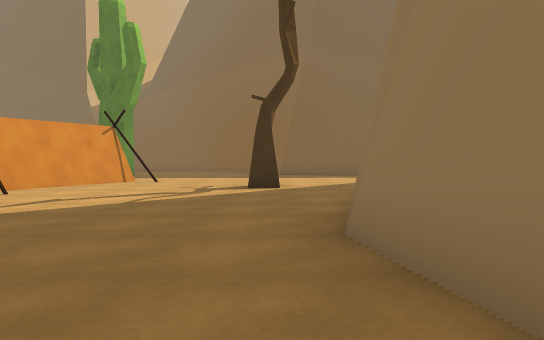
View 1 (above)

22 first-person views from a walk through a 3-D level made in the Unity game engine. The camera is 1.2 m above the floor, tilts 2° down and sees 70° across. The floor is counted in squares, 2 m on a side. Each view is taken from the middle of a square. On the plan, view 1 faces up. The plan holds only what a view shows up to about 11 squares ahead; the rest is blank. The place goes on beyond the plan. Some animated figures are not drawn.

View 2
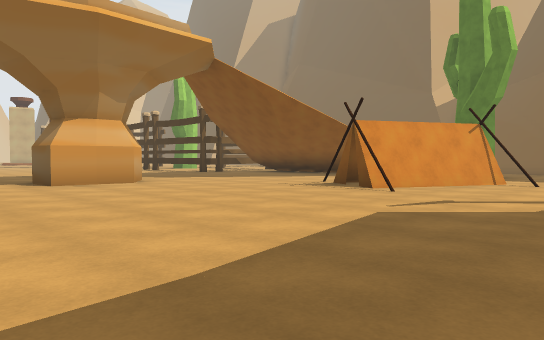

View 3
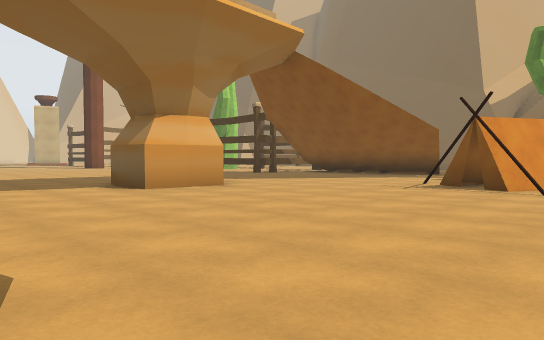

View 4
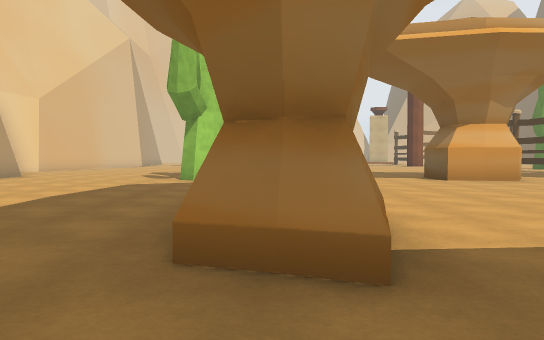

View 5
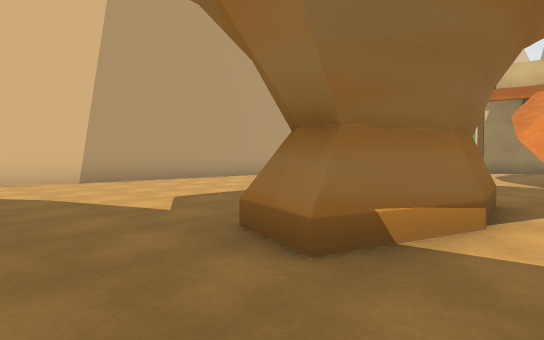

View 6
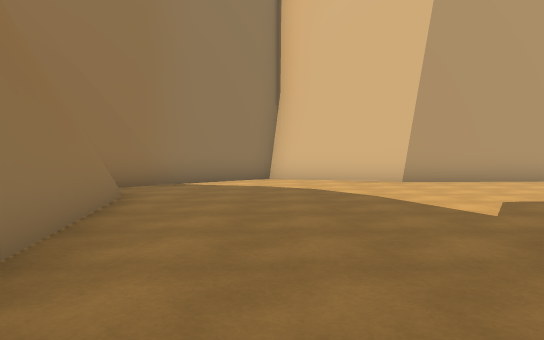

View 7
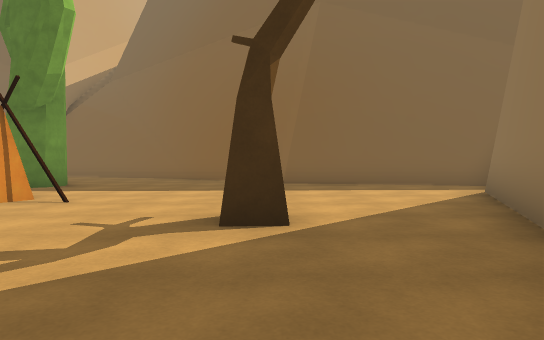

View 8
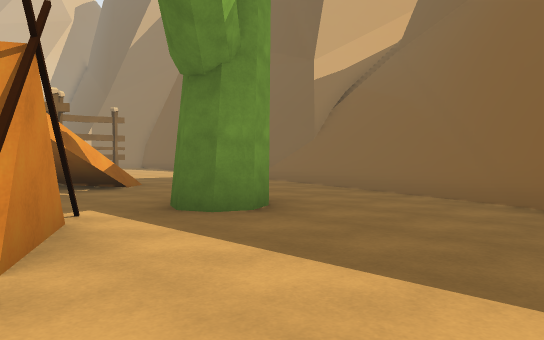

View 9
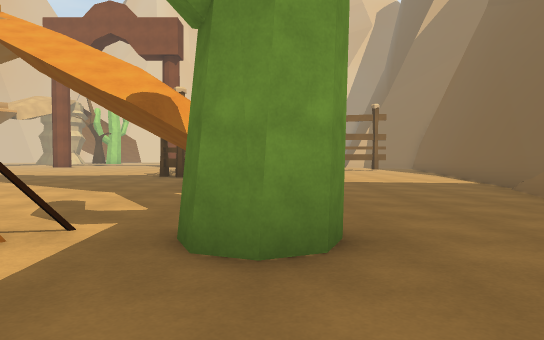

View 10
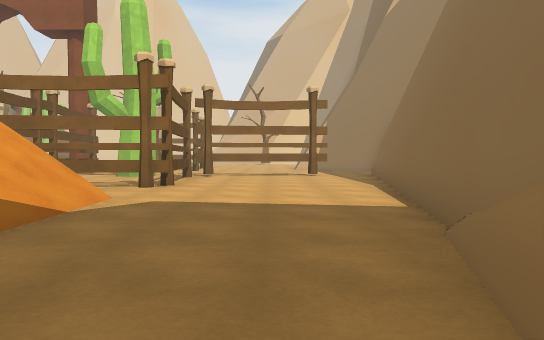

View 11
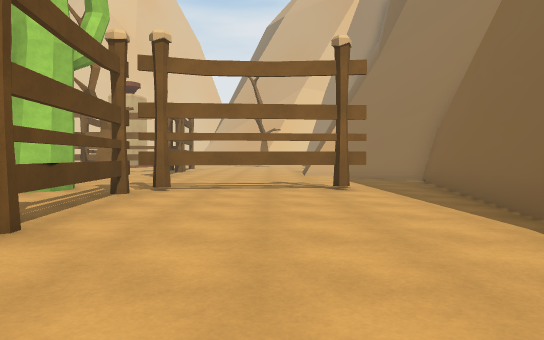

View 12
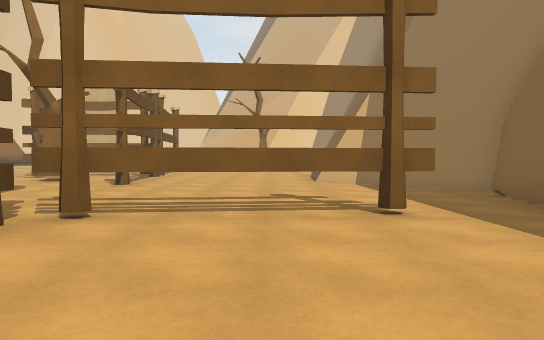

View 13
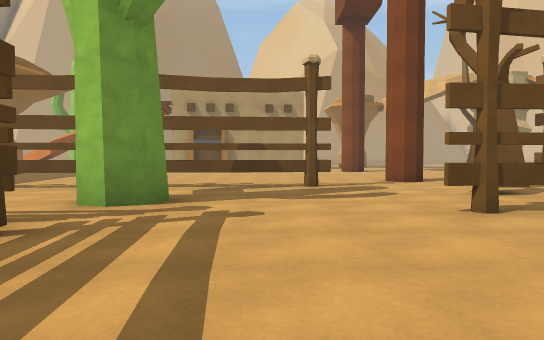

View 14
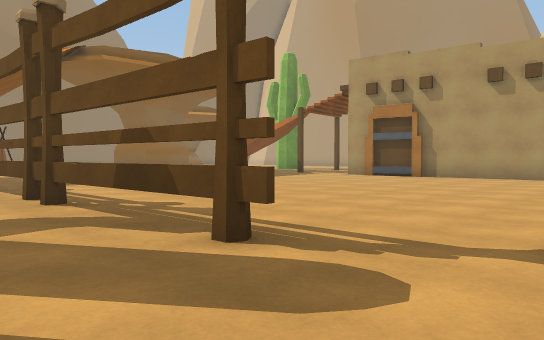

View 15
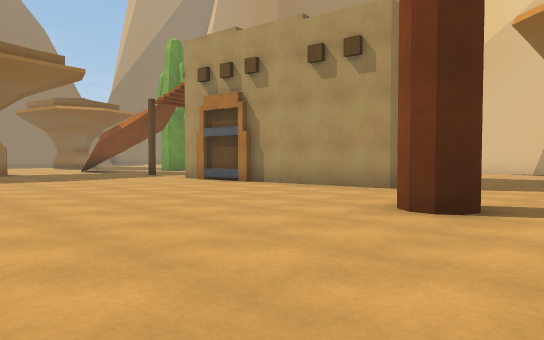

View 16
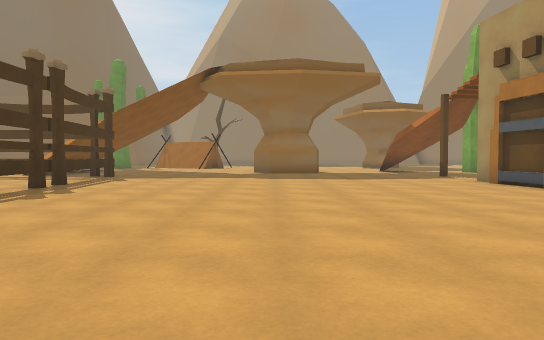

View 17
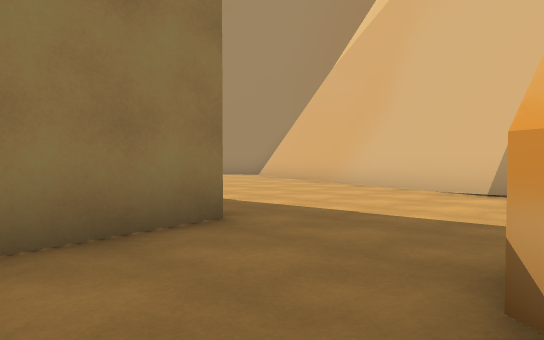

View 18
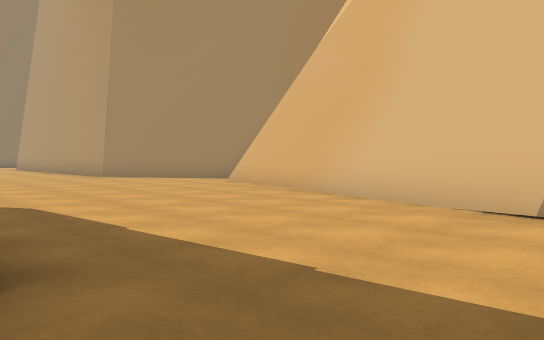

View 19
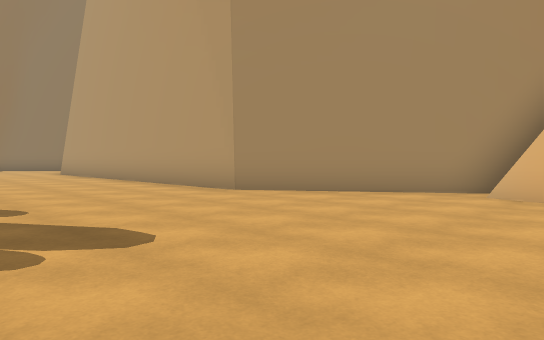

View 20
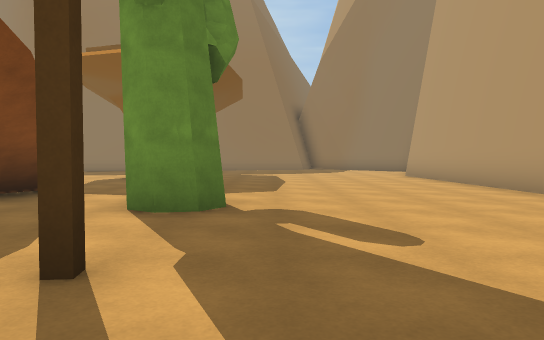

View 21
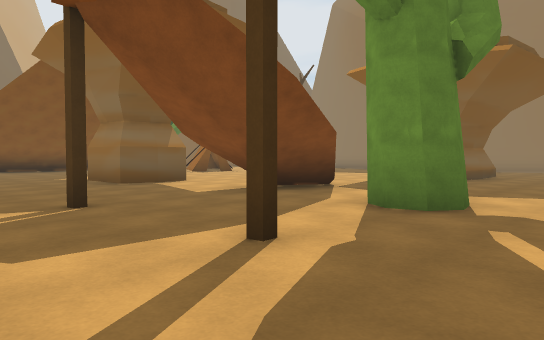

View 22
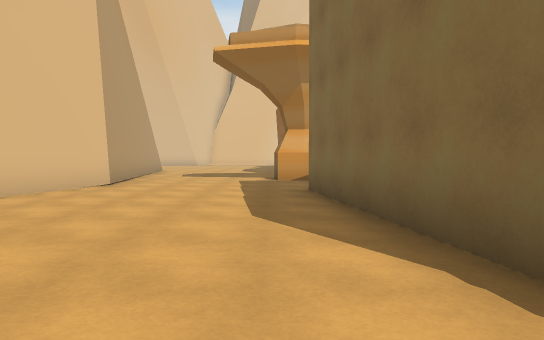

### Floor plan
Key: @ floor where view 1 was taken; # wall or solid block; . floor; / step, stairs or slope; = window, fence, low wall or low ledge; T tree; H thing the floor can be seen under or through; U house.
Columns run from 25 left of view 1 to 4 right of it. Each row starts with its distance up from view 1.
 19    ######          ##
 18   ##....######   #//##
 17  ##..........#####///##
 16 .......H........./////##
 15 .......H............///##
 14 .......H.............../##
 13 ........#==#..../........#####
 12  ==#.......=//////..#........#
 11 .......#..../ /  #...........#
 10 .T..........=////...#........#
  9 ........H=== .......###.....##
  8 ....#===H...........##...T..#
  7  ..................##.......
  6  ..........................
  5 ...........................
  4 ..............##..........
  3 ..............##..........#
  2 ..........................#
  1  .........................#
  0  ........................@
 -1  ......UU#..U./ //.........
 -2  ...###    .... /...####...#
 -3  ...#     .................#
 -4  ...#     ..U..#...........#
 -5  #..####...................##
 -6 ............................#
 -7 .............................
 -8 ............................#
 -9 ...........................##
-10 ######.......############.##
-11      #####..##          ###
-12          ####

Positions as (right, up) in squares from view 1, and headings:
1: (0, 0), facing up
2: (-1, 0), facing up-left
3: (-3, -1), facing up-left
4: (0, -2), facing left
5: (0, 0), facing down-left
6: (0, 0), facing down
7: (0, 4), facing up
8: (-1, 9), facing up-left
9: (-2, 12), facing left
10: (-6, 15), facing left
11: (-11, 15), facing left
12: (-14, 15), facing left
13: (-20, 16), facing down
14: (-23, 10), facing down-right
15: (-25, 5), facing down-right
16: (-25, 4), facing right
17: (-24, -3), facing down-right
18: (-23, -5), facing down-right
19: (-17, -5), facing down-right
20: (-15, -5), facing right
21: (-15, -6), facing up-right
22: (-14, -6), facing left
